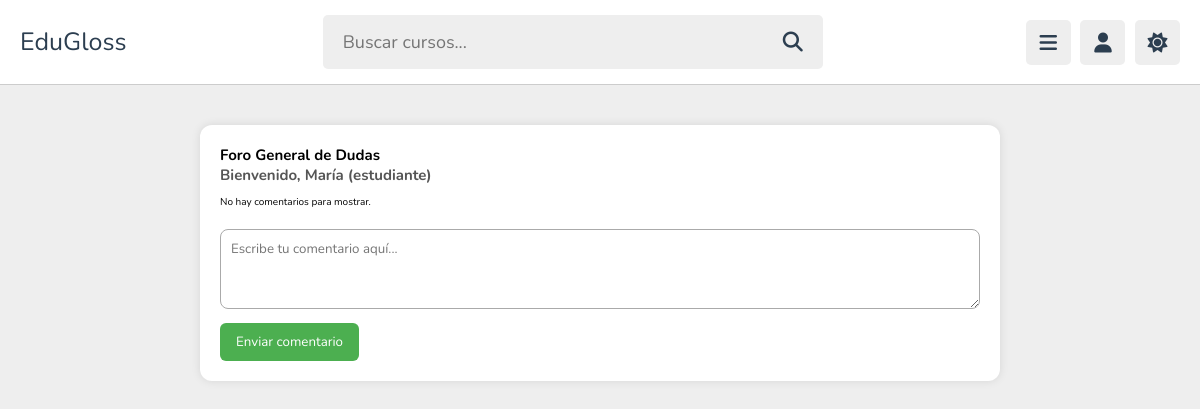
The page /View/ForoGeneral.php (signed in) on the database as committed earlier.
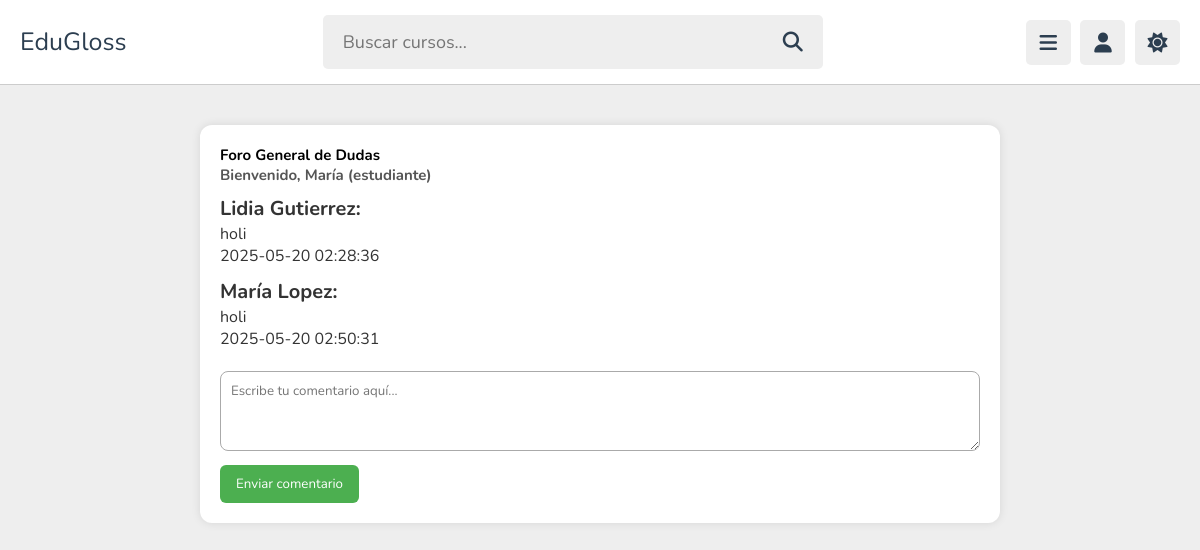
The same page on the database as committed later.
### tables this page shows
CREATE TABLE `foro_comentarios` (
  `id_comentario` int(11) NOT NULL,
  `id_foro` int(11) NOT NULL,
  `id_usuario` int(11) NOT NULL,
  `contenido` text NOT NULL,
  `fecha` timestamp NOT NULL DEFAULT current_timestamp()
);

CREATE TABLE `usuarios` (
  `id_usuario` int(11) NOT NULL,
  `nombre` varchar(100) NOT NULL,
  `apellido` varchar(100) NOT NULL,
  `telefono` varchar(12) DEFAULT NULL,
  `correo` varchar(200) NOT NULL,
  `contraseña` varchar(255) DEFAULT NULL,
  `rol` enum('estudiante','docente','administrador','cliente') NOT NULL,
  `fecha_creacion` date DEFAULT curdate(),
  `estado` enum('activo','inactivo') NOT NULL DEFAULT 'activo',
  `especialidad` varchar(150) DEFAULT NULL
);

### Model/database.php (called while the page is built, shortened)
<?php
class Database {
    private $host = "localhost";
    private $usuario = "root";
    private $contraseña = "";
    private $bd = "eduglossa";
    private $conn;
    public function __construct() {
        try {
            $this->conn = new mysqli($this->host, $this->usuario, $this->contraseña, $this->bd);
            $this->conn->set_charset("utf8mb4");
        } catch (mysqli_sql_exception $e) {
            die("Error en la conexión: " . $e->getMessage());
        }
    }
    public function getConnection() {
        return $this->conn;
    }
}
?>

### Model/ForoModel.php (called while the page is built, shortened)
<?php
require_once __DIR__ . '/database.php';
class ForoModel {
    private $db;
    public function __construct() {
        $database = new Database();
        $this->db = $database->getConnection();
    }
    public function getTodosLosComentariosGenerales() {
        $sql = "SELECT fc.*, u.nombre, u.apellido
                FROM foro_comentarios fc
                JOIN usuarios u ON fc.id_usuario = u.id_usuario
                ORDER BY fc.fecha ASC";
        $stmt = $this->db->prepare($sql);
        $stmt->execute();
        return $stmt->get_result()->fetch_all(MYSQLI_ASSOC);
    }
}
?>

### View/ForoGeneral.php (the view, shortened to what this page needs)
<?php
require_once __DIR__ . '/../Model/ForoModel.php';
$foroModel = new ForoModel();
$comentarios = $foroModel->getTodosLosComentariosGenerales() ?? [];
?>
<!DOCTYPE html>
<html lang="es">
<head>
    <link rel="stylesheet" href="css/style_panel.css">
    <link rel="stylesheet" href="https://cdnjs.cloudflare.com/ajax/libs/font-awesome/6.4.0/css/all.min.css">
</head>
<body>
<header class="header">
    <section class="flex">
        <a href="#" class="logo">EduGloss</a>
        <form action="search.html" method="post" class="search-form">
            <input type="text" name="search_box" required placeholder="Buscar cursos..." maxlength="100">
            <button type="submit" class="fas fa-search"></button>
        </form>
        <div class="icons">
            <div id="menu-btn" class="fas fa-bars"></div>
            <div id="user-btn" class="fas fa-user"></div>
            <div id="toggle-btn" class="fas fa-sun"></div>
        </div>
    </section>
</header>
<div class="foro-container">
    <h2>Foro General de Dudas</h2>
    <div class="info-usuario">
        Bienvenido, <?=
            (isset($_SESSION['nombre']) ? htmlspecialchars($_SESSION['nombre']) : 'Usuario')
            . ' (' .
            (isset($_SESSION['rol_nombre']) ? htmlspecialchars($_SESSION['rol_nombre']) : 'Rol no definido')
            . ')'
        ?>
    </div>
    <?php if (!empty($comentarios)): ?>
        <?php foreach ($comentarios as $comentario): ?>
            <div class="comentario">
                <strong><?= htmlspecialchars($comentario['nombre'] . ' ' . $comentario['apellido']) ?>:</strong><br>
                <?= nl2br(htmlspecialchars($comentario['contenido'])) ?><br>
                <?= $comentario['fecha'] ?><br>
            </div>
        <?php endforeach; ?>
    <?php else: ?>
        <p>No hay comentarios para mostrar.</p>
    <?php endif; ?>
    <form method="POST" style="margin-top: 20px;">
        <textarea name="contenido" placeholder="Escribe tu comentario aquí..." required></textarea>
        <button type="submit" class="btn-enviar">Enviar comentario</button>
    </form>
</div>
</body>
</html>

Rows that differ between the two databases and show on the page:
added foro_comentarios: id_usuario.apellido "Lidia Gutierrez", contenido "holi", fecha "2025-05-20 02:28:36"
added foro_comentarios: id_usuario.apellido "María Lopez", contenido "holi", fecha "2025-05-20 02:50:31"
Other text that changed with them:
text no longer shown: "No hay comentarios para mostrar."
